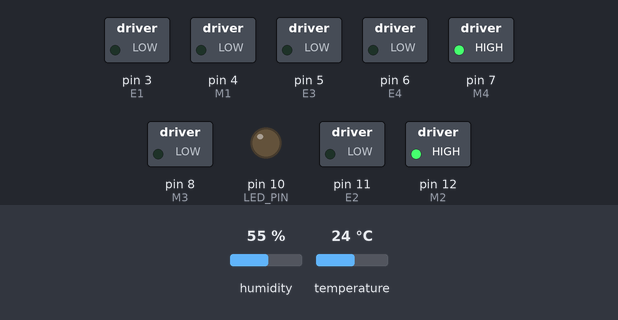
Bench run of a sketch on a simulated Arduino Uno, built with avr-gcc and run on an emulated ATmega328P. Parts: switched loads named in the sketch (green lamp = pin HIGH), output pins drawn as LEDs (lit = HIGH). Inputs (shaded band) come from the test bench; at power-on: humidity 55 %, temperature 24 °C. The local clock reads 2024-03-15 10:24:30 at power-on unless the sketch sets it; what the sketch prints to the serial monitor is not drawn.

Above: at 0.1 s.
Timing chart, 0 to 1.6 s (numbered marks = the images above):
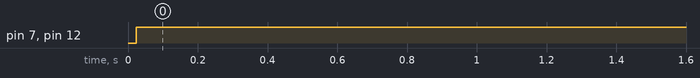

Measured:
- by itself, pin 7 (M4), pin 12 (M2): LOW → HIGH at 0.02 s

The sketch:

Final.ino
```cpp
#include <DS1302.h>
#include <DHT11.h>

#define DHTPIN 2
DHT11 dht11(DHTPIN);

#define POT_PIN A0
#define RST_PIN 13
#define IO_PIN 10
#define SCK_PIN 9
DS1302 rtc(RST_PIN, IO_PIN, SCK_PIN);


float temp, humid;
int incomingByte=0;

const int E1 = 3;
const int E2 = 11;
const int E3 = 5;
const int E4 = 6;

const int M1 = 4;
const int M2 = 12;
const int M3 = 8;
const int M4 = 7;

const int LED_PIN = 10;
int motor_speed = 0;

void setup()
{
  pinMode(E1, OUTPUT);
  pinMode(E2, OUTPUT);
  pinMode(E3, OUTPUT);
  pinMode(E4, OUTPUT);
  pinMode(M1, OUTPUT);
  pinMode(M2, OUTPUT);
  pinMode(M3, OUTPUT);
  pinMode(M4, OUTPUT);
  pinMode(LED_PIN, OUTPUT);

  rtc.halt(false);
  rtc.writeProtect(false);

  Serial.begin(9600);
  //rtc.setDOW(FRIDAY);
  //rtc.setTime(23,40,00);
  //rtc.setDate(03,11,2017);

}

void loop()
{
  int err;

  int speed_table[3][8]={{0,10,15,20,25,30,40,100},{0,20,25,30,35,40,45,100},{0,10,15,20,25,30,35,100}};

  float temp, humid;
  if((err=dht11.read(humid, temp))==0)
  {
    float light = analogRead(POT_PIN);
    float lux = 1023 - light;
    int len= 0;
    int count;
    char cTemps[100];
    char cTemp;
    int index =0;
    for(index=0; index<8; index++)
    {
      while(Serial.available()>0 && len <100)
      {
        cTemps[len]=Serial.read();
        len=len+1;
      }
      cTemp = cTemps[len-1];
      switch(cTemp){
        case '0':
          count=0; break;
        case '1':
          count =1; break;
        case '2':
          count =2; break;
      }

      motor_speed = speed_table[count][index];
      M1_advance(motor_speed);
      M2_advance(motor_speed);
      M3_advance(motor_speed);
      M4_advance(motor_speed);

      DisplayDHTvalue(temp, humid, lux, motor_speed);
      DisplayCurrentTime();
      delay(60000);
    }
  }
}
void M1_advance(int Speed)
{
  digitalWrite(M1, LOW);
  analogWrite(E1, Speed);
}
void M2_advance(int Speed)
{
  digitalWrite(M2, HIGH);
  analogWrite(E2, Speed);
}
void M3_advance(int Speed)
{
  digitalWrite(M3, LOW);
  analogWrite(E3, Speed);
}
void M4_advance(int Speed)
{
  digitalWrite(M4, HIGH);
  analogWrite(E4, Speed);
}


void DisplayDHTvalue(float temp, float humid, float lux, int motor_speed)
{
  Serial.print(temp);
  Serial.print(",");
  Serial.print(humid);
  Serial.print(",");
  Serial.print(lux);
  Serial.print(",");
  Serial.print(motor_speed);
  Serial.print(",");
}

void DisplayCurrentTime()
{
  Serial.print(rtc.getDateStr());
  Serial.print(",");
  Serial.println(rtc.getTimeStr());
}

void flash()
{
  digitalWrite(LED_PIN, HIGH);
  delay(1000);
  digitalWrite(LED_PIN, LOW);
}
```
